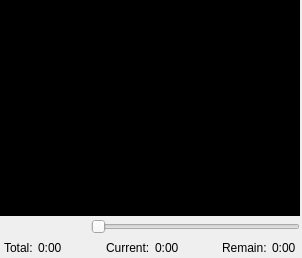
            <widget class="QFrame" name="cdgFrame">
             <property name="baseSize">
              <size>
               <width>300</width>
               <height>216</height>
              </size>
             </property>
             <property name="frameShape">
              <enum>QFrame::NoFrame</enum>
             </property>
             <property name="frameShadow">
              <enum>QFrame::Raised</enum>
             </property>
             <layout class="QVBoxLayout" name="verticalLayout_15">
              <property name="spacing">
               <number>0</number>
              </property>
              <property name="leftMargin">
               <number>0</number>
              </property>
              <property name="topMargin">
               <number>0</number>
              </property>
              <property name="rightMargin">
               <number>2</number>
              </property>
              <property name="bottomMargin">
               <number>0</number>
              </property>
              <item>
               <widget class="CdgVideoWidget" name="cdgVideoWidget" native="true">
                <property name="sizePolicy">
                 <sizepolicy hsizetype="Fixed" vsizetype="Fixed">
                  <horstretch>0</horstretch>
                  <verstretch>0</verstretch>
                 </sizepolicy>
                </property>
                <property name="minimumSize">
                 <size>
                  <width>300</width>
                  <height>216</height>
                 </size>
                </property>
                <property name="palette">
                 <palette>
                  <active>
                   <colorrole role="WindowText">
                    <brush brushstyle="SolidPattern">
                     <color alpha="255">
                      <red>0</red>
                      <green>0</green>
                      <blue>0</blue>
                     </color>
                    </brush>
                   </colorrole>
                   <colorrole role="Button">
                    <brush brushstyle="SolidPattern">
                     <color alpha="255">
                      <red>0</red>
                      <green>0</green>
                      <blue>0</blue>
                     </color>
                    </brush>
                   </colorrole>
                   <colorrole role="Light">
                    <brush brushstyle="SolidPattern">
                     <color alpha="255">
                      <red>0</red>
                      <green>0</green>
                      <blue>0</blue>
                     </color>
                    </brush>
                   </colorrole>
                   <colorrole role="Midlight">
                    <brush brushstyle="SolidPattern">
                     <color alpha="255">
                      <red>0</red>
                      <green>0</green>
                      <blue>0</blue>
                     </color>
                    </brush>
                   </colorrole>
                   <colorrole role="Dark">
                    <brush brushstyle="SolidPattern">
                     <color alpha="255">
                      <red>0</red>
                      <green>0</green>
                      <blue>0</blue>
                     </color>
                    </brush>
                   </colorrole>
                   <colorrole role="Mid">
                    <brush brushstyle="SolidPattern">
                     <color alpha="255">
                      <red>0</red>
                      <green>0</green>
                      <blue>0</blue>
                     </color>
                    </brush>
                   </colorrole>
                   <colorrole role="Text">
                    <brush brushstyle="SolidPattern">
                     <color alpha="255">
                      <red>0</red>
                      <green>0</green>
                      <blue>0</blue>
                     </color>
                    </brush>
                   </colorrole>
                   <colorrole role="BrightText">
                    <brush brushstyle="SolidPattern">
                     <color alpha="255">
                      <red>0</red>
                      <green>0</green>
                      <blue>0</blue>
                     </color>
                    </brush>
                   </colorrole>
                   <colorrole role="ButtonText">
                    <brush brushstyle="SolidPattern">
                     <color alpha="255">
                      <red>0</red>
                      <green>0</green>
                      <blue>0</blue>
                     </color>
                    </brush>
                   </colorrole>
                   <colorrole role="Base">
                    <brush brushstyle="SolidPattern">
                     <color alpha="255">
                      <red>0</red>
                      <green>0</green>
                      <blue>0</blue>
                     </color>
                    </brush>
                   </colorrole>
                   <colorrole role="Window">
                    <brush brushstyle="SolidPattern">
                     <color alpha="255">
                      <red>0</red>
                      <green>0</green>
                      <blue>0</blue>
                     </color>
                    </brush>
                   </colorrole>
                   <colorrole role="Shadow">
                    <brush brushstyle="SolidPattern">
                     <color alpha="255">
                      <red>0</red>
                      <green>0</green>
                      <blue>0</blue>
                     </color>
                    </brush>
                   </colorrole>
                   <colorrole role="Highlight">
                    <brush brushstyle="SolidPattern">
                     <color alpha="255">
                      <red>0</red>
                      <green>0</green>
                      <blue>0</blue>
                     </color>
                    </brush>
                   </colorrole>
                   <colorrole role="HighlightedText">
                    <brush brushstyle="SolidPattern">
                     <color alpha="255">
                      <red>0</red>
                      <green>0</green>
                      <blue>0</blue>
                     </color>
                    </brush>
                   </colorrole>
                   <colorrole role="Link">
                    <brush brushstyle="SolidPattern">
                     <color alpha="255">
                      <red>0</red>
                      <green>0</green>
                      <blue>0</blue>
                     </color>
                    </brush>
                   </colorrole>
                   <colorrole role="LinkVisited">
                    <brush brushstyle="SolidPattern">
                     <color alpha="255">
                      <red>0</red>
                      <green>0</green>
                      <blue>0</blue>
                     </color>
                    </brush>
                   </colorrole>
                   <colorrole role="AlternateBase">
                    <brush brushstyle="SolidPattern">
                     <color alpha="255">
                      <red>0</red>
                      <green>0</green>
                      <blue>0</blue>
                     </color>
                    </brush>
                   </colorrole>
                   <colorrole role="ToolTipBase">
                    <brush brushstyle="SolidPattern">
                     <color alpha="255">
                      <red>0</red>
                      <green>0</green>
                      <blue>0</blue>
                     </color>
                    </brush>
                   </colorrole>
                   <colorrole role="ToolTipText">
                    <brush brushstyle="SolidPattern">
                     <color alpha="255">
                      <red>0</red>
                      <green>0</green>
                      <blue>0</blue>
                     </color>
                    </brush>
                   </colorrole>
                  </active>
                  <inactive>
                   <colorrole role="WindowText">
                    <brush brushstyle="SolidPattern">
                     <color alpha="255">
                      <red>0</red>
                      <green>0</green>
                      <blue>0</blue>
                     </color>
                    </brush>
                   </colorrole>
                   <colorrole role="Button">
                    <brush brushstyle="SolidPattern">
                     <color alpha="255">
                      <red>0</red>
                      <green>0</green>
                      <blue>0</blue>
                     </color>
                    </brush>
                   </colorrole>
                   <colorrole role="Light">
                    <brush brushstyle="SolidPattern">
                     <color alpha="255">
                      <red>0</red>
                      <green>0</green>
                      <blue>0</blue>
                     </color>
                    </brush>
                   </colorrole>
                   <colorrole role="Midlight">
                    <brush brushstyle="SolidPattern">
                     <color alpha="255">
                      <red>0</red>
                      <green>0</green>
                      <blue>0</blue>
                     </color>
                    </brush>
                   </colorrole>
                   <colorrole role="Dark">
                    <brush brushstyle="SolidPattern">
                     <color alpha="255">
                      <red>0</red>
                      <green>0</green>
                      <blue>0</blue>
                     </color>
                    </brush>
                   </colorrole>
                   <colorrole role="Mid">
                    <brush brushstyle="SolidPattern">
                     <color alpha="255">
                      <red>0</red>
                      <green>0</green>
                      <blue>0</blue>
                     </color>
                    </brush>
                   </colorrole>
                   <colorrole role="Text">
                    <brush brushstyle="SolidPattern">
                     <color alpha="255">
                      <red>0</red>
                      <green>0</green>
                      <blue>0</blue>
                     </color>
                    </brush>
                   </colorrole>
                   <colorrole role="BrightText">
                    <brush brushstyle="SolidPattern">
                     <color alpha="255">
                      <red>0</red>
                      <green>0</green>
                      <blue>0</blue>
                     </color>
                    </brush>
                   </colorrole>
                   <colorrole role="ButtonText">
                    <brush brushstyle="SolidPattern">
                     <color alpha="255">
                      <red>0</red>
                      <green>0</green>
                      <blue>0</blue>
                     </color>
                    </brush>
                   </colorrole>
                   <colorrole role="Base">
                    <brush brushstyle="SolidPattern">
                     <color alpha="255">
                      <red>0</red>
                      <green>0</green>
                      <blue>0</blue>
                     </color>
                    </brush>
                   </colorrole>
                   <colorrole role="Window">
                    <brush brushstyle="SolidPattern">
                     <color alpha="255">
                      <red>0</red>
                      <green>0</green>
                      <blue>0</blue>
                     </color>
                    </brush>
                   </colorrole>
                   <colorrole role="Shadow">
                    <brush brushstyle="SolidPattern">
                     <color alpha="255">
                      <red>0</red>
                      <green>0</green>
                      <blue>0</blue>
                     </color>
                    </brush>
                   </colorrole>
                   <colorrole role="Highlight">
                    <brush brushstyle="SolidPattern">
                     <color alpha="255">
                      <red>0</red>
                      <green>0</green>
                      <blue>0</blue>
                     </color>
                    </brush>
                   </colorrole>
                   <colorrole role="HighlightedText">
                    <brush brushstyle="SolidPattern">
                     <color alpha="255">
                      <red>0</red>
                      <green>0</green>
                      <blue>0</blue>
                     </color>
                    </brush>
                   </colorrole>
                   <colorrole role="Link">
                    <brush brushstyle="SolidPattern">
                     <color alpha="255">
                      <red>0</red>
                      <green>0</green>
                      <blue>0</blue>
                     </color>
                    </brush>
                   </colorrole>
                   <colorrole role="LinkVisited">
                    <brush brushstyle="SolidPattern">
                     <color alpha="255">
                      <red>0</red>
                      <green>0</green>
                      <blue>0</blue>
                     </color>
                    </brush>
                   </colorrole>
                   <colorrole role="AlternateBase">
                    <brush brushstyle="SolidPattern">
                     <color alpha="255">
                      <red>0</red>
                      <green>0</green>
                      <blue>0</blue>
                     </color>
                    </brush>
                   </colorrole>
                   <colorrole role="ToolTipBase">
                    <brush brushstyle="SolidPattern">
                     <color alpha="255">
                      <red>0</red>
                      <green>0</green>
                      <blue>0</blue>
                     </color>
                    </brush>
                   </colorrole>
                   <colorrole role="ToolTipText">
                    <brush brushstyle="SolidPattern">
                     <color alpha="255">
                      <red>0</red>
                      <green>0</green>
                      <blue>0</blue>
                     </color>
                    </brush>
                   </colorrole>
                  </inactive>
                  <disabled>
                   <colorrole role="WindowText">
                    <brush brushstyle="SolidPattern">
                     <color alpha="255">
                      <red>0</red>
                      <green>0</green>
                      <blue>0</blue>
                     </color>
                    </brush>
                   </colorrole>
                   <colorrole role="Button">
                    <brush brushstyle="SolidPattern">
                     <color alpha="255">
                      <red>0</red>
                      <green>0</green>
                      <blue>0</blue>
                     </color>
                    </brush>
                   </colorrole>
                   <colorrole role="Light">
                    <brush brushstyle="SolidPattern">
                     <color alpha="255">
                      <red>0</red>
                      <green>0</green>
                      <blue>0</blue>
                     </color>
                    </brush>
                   </colorrole>
                   <colorrole role="Midlight">
                    <brush brushstyle="SolidPattern">
                     <color alpha="255">
                      <red>0</red>
                      <green>0</green>
                      <blue>0</blue>
                     </color>
                    </brush>
                   </colorrole>
                   <colorrole role="Dark">
                    <brush brushstyle="SolidPattern">
                     <color alpha="255">
                      <red>0</red>
                      <green>0</green>
                      <blue>0</blue>
                     </color>
                    </brush>
                   </colorrole>
                   <colorrole role="Mid">
                    <brush brushstyle="SolidPattern">
                     <color alpha="255">
                      <red>0</red>
                      <green>0</green>
                      <blue>0</blue>
                     </color>
                    </brush>
                   </colorrole>
                   <colorrole role="Text">
                    <brush brushstyle="SolidPattern">
                     <color alpha="255">
                      <red>0</red>
                      <green>0</green>
                      <blue>0</blue>
                     </color>
                    </brush>
                   </colorrole>
                   <colorrole role="BrightText">
                    <brush brushstyle="SolidPattern">
                     <color alpha="255">
                      <red>0</red>
                      <green>0</green>
                      <blue>0</blue>
                     </color>
                    </brush>
                   </colorrole>
                   <colorrole role="ButtonText">
                    <brush brushstyle="SolidPattern">
                     <color alpha="255">
                      <red>0</red>
                      <green>0</green>
                      <blue>0</blue>
                     </color>
                    </brush>
                   </colorrole>
                   <colorrole role="Base">
                    <brush brushstyle="SolidPattern">
                     <color alpha="255">
                      <red>0</red>
                      <green>0</green>
                      <blue>0</blue>
                     </color>
                    </brush>
                   </colorrole>
                   <colorrole role="Window">
                    <brush brushstyle="SolidPattern">
                     <color alpha="255">
                      <red>0</red>
                      <green>0</green>
                      <blue>0</blue>
                     </color>
                    </brush>
                   </colorrole>
                   <colorrole role="Shadow">
                    <brush brushstyle="SolidPattern">
                     <color alpha="255">
                      <red>0</red>
                      <green>0</green>
                      <blue>0</blue>
                     </color>
                    </brush>
                   </colorrole>
                   <colorrole role="Highlight">
                    <brush brushstyle="SolidPattern">
                     <color alpha="255">
                      <red>217</red>
                      <green>217</green>
                      <blue>217</blue>
                     </color>
                    </brush>
                   </colorrole>
                   <colorrole role="HighlightedText">
                    <brush brushstyle="SolidPattern">
                     <color alpha="255">
                      <red>0</red>
                      <green>0</green>
                      <blue>0</blue>
                     </color>
                    </brush>
                   </colorrole>
                   <colorrole role="Link">
                    <brush brushstyle="SolidPattern">
                     <color alpha="255">
                      <red>0</red>
                      <green>0</green>
                      <blue>0</blue>
                     </color>
                    </brush>
                   </colorrole>
                   <colorrole role="LinkVisited">
                    <brush brushstyle="SolidPattern">
                     <color alpha="255">
                      <red>0</red>
                      <green>0</green>
                      <blue>0</blue>
                     </color>
                    </brush>
                   </colorrole>
                   <colorrole role="AlternateBase">
                    <brush brushstyle="SolidPattern">
                     <color alpha="255">
                      <red>0</red>
                      <green>0</green>
                      <blue>0</blue>
                     </color>
                    </brush>
                   </colorrole>
                   <colorrole role="ToolTipBase">
                    <brush brushstyle="SolidPattern">
                     <color alpha="255">
                      <red>0</red>
                      <green>0</green>
                      <blue>0</blue>
                     </color>
                    </brush>
                   </colorrole>
                   <colorrole role="ToolTipText">
                    <brush brushstyle="SolidPattern">
                     <color alpha="255">
                      <red>0</red>
                      <green>0</green>
                      <blue>0</blue>
                     </color>
                    </brush>
                   </colorrole>
                  </disabled>
                 </palette>
                </property>
                <property name="autoFillBackground">
                 <bool>true</bool>
                </property>
                <layout class="QVBoxLayout" name="verticalLayout_16">
                 <property name="spacing">
                  <number>0</number>
                 </property>
                 <property name="leftMargin">
                  <number>0</number>
                 </property>
                 <property name="topMargin">
                  <number>0</number>
                 </property>
                 <property name="rightMargin">
                  <number>0</number>
                 </property>
                 <property name="bottomMargin">
                  <number>0</number>
                 </property>
                </layout>
               </widget>
              </item>
              <item>
               <widget class="QFrame" name="progressFrame_2">
                <property name="sizePolicy">
                 <sizepolicy hsizetype="Expanding" vsizetype="Minimum">
                  <horstretch>0</horstretch>
                  <verstretch>0</verstretch>
                 </sizepolicy>
                </property>
                <property name="frameShape">
                 <enum>QFrame::NoFrame</enum>
                </property>
                <property name="frameShadow">
                 <enum>QFrame::Plain</enum>
                </property>
                <property name="lineWidth">
                 <number>0</number>
                </property>
                <layout class="QHBoxLayout" name="horizontalLayout_14">
                 <property name="spacing">
                  <number>4</number>
                 </property>
                 <property name="leftMargin">
                  <number>3</number>
                 </property>
                 <property name="topMargin">
                  <number>0</number>
                 </property>
                 <property name="rightMargin">
                  <number>0</number>
                 </property>
                 <property name="bottomMargin">
                  <number>0</number>
                 </property>
                 <item>
                  <widget class="QPushButton" name="buttonPause">
                   <property name="focusPolicy">
                    <enum>Qt::NoFocus</enum>
                   </property>
                   <property name="icon">
                    <iconset resource="resources.qrc">
                     <normaloff>:/icons/pause</normaloff>:/icons/pause</iconset>
                   </property>
                   <property name="flat">
                    <bool>true</bool>
                   </property>
                  </widget>
                 </item>
                 <item>
                  <widget class="QPushButton" name="buttonStop">
                   <property name="focusPolicy">
                    <enum>Qt::NoFocus</enum>
                   </property>
                   <property name="icon">
                    <iconset resource="resources.qrc">
                     <normaloff>:/icons/stop</normaloff>:/icons/stop</iconset>
                   </property>
                   <property name="flat">
                    <bool>true</bool>
                   </property>
                  </widget>
                 </item>
                 <item>
                  <widget class="QSlider" name="sliderProgress">
                   <property name="sizePolicy">
                    <sizepolicy hsizetype="Expanding" vsizetype="Fixed">
                     <horstretch>0</horstretch>
                     <verstretch>0</verstretch>
                    </sizepolicy>
                   </property>
                   <property name="maximumSize">
                    <size>
                     <width>16777215</width>
                     <height>16777215</height>
                    </size>
                   </property>
                   <property name="orientation">
                    <enum>Qt::Horizontal</enum>
                   </property>
                  </widget>
                 </item>
                </layout>
               </widget>
              </item>
              <item>
               <layout class="QHBoxLayout" name="hlProgress">
                <property name="leftMargin">
                 <number>4</number>
                </property>
                <property name="topMargin">
                 <number>0</number>
                </property>
                <property name="rightMargin">
                 <number>4</number>
                </property>
                <item>
                 <layout class="QHBoxLayout" name="horizontalLayout_16">
                  <property name="spacing">
                   <number>2</number>
                  </property>
                  <property name="topMargin">
                   <number>0</number>
                  </property>
                  <property name="rightMargin">
                   <number>0</number>
                  </property>
                  <item>
                   <widget class="QLabel" name="label_5">
                    <property name="sizePolicy">
                     <sizepolicy hsizetype="Minimum" vsizetype="Preferred">
                      <horstretch>0</horstretch>
                      <verstretch>0</verstretch>
                     </sizepolicy>
                    </property>
                    <property name="text">
                     <string>Total: </string>
                    </property>
                    <property name="scaledContents">
                     <bool>true</bool>
                    </property>
                    <property name="alignment">
                     <set>Qt::AlignLeading|Qt::AlignLeft|Qt::AlignVCenter</set>
                    </property>
                   </widget>
                  </item>
                  <item>
                   <widget class="QLabel" name="labelTotalTime">
                    <property name="text">
                     <string>0:00</string>
                    </property>
                    <property name="scaledContents">
                     <bool>true</bool>
                    </property>
                   </widget>
                  </item>
                 </layout>
                </item>
                <item>
                 <spacer name="horizontalSpacer_6">
                  <property name="orientation">
                   <enum>Qt::Horizontal</enum>
                  </property>
                  <property name="sizeHint" stdset="0">
                   <size>
                    <width>20</width>
                    <height>20</height>
                   </size>
                  </property>
                 </spacer>
                </item>
                <item>
                 <layout class="QHBoxLayout" name="horizontalLayout_17">
                  <property name="spacing">
                   <number>2</number>
                  </property>
                  <property name="topMargin">
                   <number>0</number>
                  </property>
                  <property name="rightMargin">
                   <number>0</number>
                  </property>
                  <item>
                   <widget class="QLabel" name="label_8">
                    <property name="frameShape">
                     <enum>QFrame::NoFrame</enum>
                    </property>
                    <property name="frameShadow">
                     <enum>QFrame::Plain</enum>
                    </property>
                    <property name="text">
                     <string>Current: </string>
                    </property>
                    <property name="scaledContents">
                     <bool>true</bool>
                    </property>
                    <property name="alignment">
                     <set>Qt::AlignLeading|Qt::AlignLeft|Qt::AlignVCenter</set>
                    </property>
                   </widget>
                  </item>
                  <item>
                   <widget class="QLabel" name="labelElapsedTime">
                    <property name="text">
                     <string>0:00</string>
                    </property>
                    <property name="scaledContents">
                     <bool>true</bool>
                    </property>
                   </widget>
                  </item>
                 </layout>
                </item>
                <item>
                 <spacer name="horizontalSpacer_7">
                  <property name="orientation">
                   <enum>Qt::Horizontal</enum>
                  </property>
                  <property name="sizeHint" stdset="0">
                   <size>
                    <width>20</width>
                    <height>20</height>
                   </size>
                  </property>
                 </spacer>
                </item>
                <item>
                 <layout class="QHBoxLayout" name="horizontalLayout_18">
                  <property name="spacing">
                   <number>2</number>
                  </property>
                  <property name="topMargin">
                   <number>0</number>
                  </property>
                  <property name="rightMargin">
                   <number>0</number>
                  </property>
                  <item>
                   <widget class="QLabel" name="label_9">
                    <property name="frameShape">
                     <enum>QFrame::NoFrame</enum>
                    </property>
                    <property name="text">
                     <string>Remain: </string>
                    </property>
                    <property name="scaledContents">
                     <bool>true</bool>
                    </property>
                    <property name="alignment">
                     <set>Qt::AlignLeading|Qt::AlignLeft|Qt::AlignVCenter</set>
                    </property>
                   </widget>
                  </item>
                  <item>
                   <widget class="QLabel" name="labelRemainTime">
                    <property name="text">
                     <string>0:00</string>
                    </property>
                    <property name="scaledContents">
                     <bool>true</bool>
                    </property>
                   </widget>
                  </item>
                 </layout>
                </item>
               </layout>
              </item>
             </layout>
            </widget>
